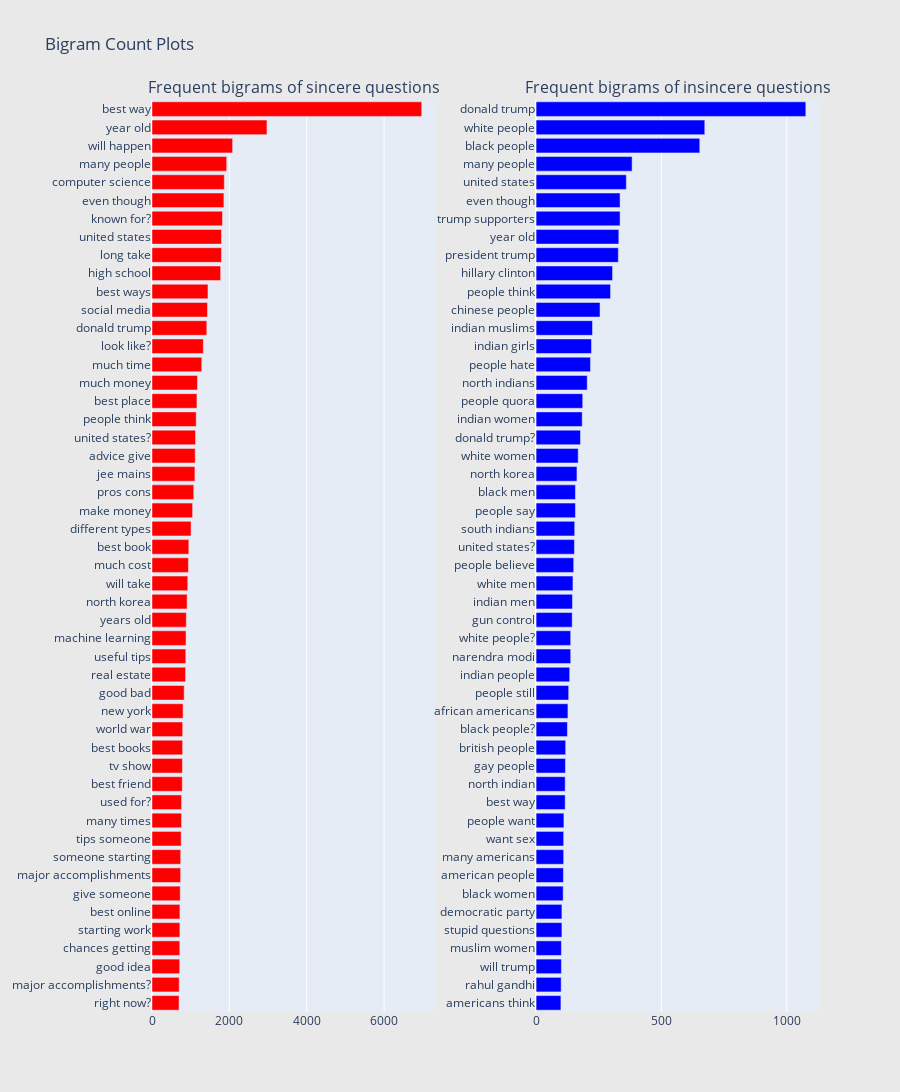

Notebook code cell kept with this figure:
### Markdown cell above
### Observations:

1. Some of the top words are common across both the classes like 'people', 'will', 'think' etc
2. The other top words in sincere questions after excluding the common ones at the very top are 'best', 'good' etc
3. The other top words in insincere questions after excluding the common ones are 'trump', 'women', 'white' etc

## **Create bigram frequency plots for both classes**

### Code cell
%%time

from collections import defaultdict
import plotly.graph_objs as go
from plotly.subplots import make_subplots
import plotly.offline as py

freq_dict = defaultdict(int)
for sent in train0_df["question_text"]:
    for word in generate_ngrams(sent,2):
        freq_dict[word] += 1
fd_sorted = pd.DataFrame(sorted(freq_dict.items(), key=lambda x: x[1])[::-1])
fd_sorted.columns = ["word", "wordcount"]
trace0 = horizontal_bar_chart(fd_sorted.head(50), 'red')


freq_dict = defaultdict(int)
for sent in train1_df["question_text"]:
    for word in generate_ngrams(sent,2):
        freq_dict[word] += 1
fd_sorted = pd.DataFrame(sorted(freq_dict.items(), key=lambda x: x[1])[::-1])
fd_sorted.columns = ["word", "wordcount"]
trace1 = horizontal_bar_chart(fd_sorted.head(50), 'blue')

# Creating two subplots
fig = make_subplots(rows=1, cols=2, vertical_spacing=0.04, horizontal_spacing=0.15,
                    subplot_titles=["Frequent bigrams of sincere questions", 
                                    "Frequent bigrams of insincere questions"])
fig.add_trace(trace0, 1, 1)
fig.add_trace(trace1, 1, 2)
fig['layout'].update(height=1200, width=900, paper_bgcolor='rgb(233,233,233)', title="Bigram Count Plots")
py.iplot(fig, filename='word-plots')

### Figure 1 — Plotly figure (JSON) as saved in the notebook; plotly's stock layout.template omitted (floating-point values rounded to 4 significant figures)
{"data": [{"marker": {"color": "red"}, "orientation": "h", "showlegend": false, "type": "bar", "x": [699, 702, 716, 719, 721, 722, 730, 740, 742, 754, 764, 765, 783, 786, 792, 793, 803, 832, 868, 873, 880, 887, 908, 925, 941, 952, 1009, 1050, 1080, 1110, 1117, 1126, 1143, 1162, 1176, 1287, 1327, 1417, 1435, 1447, 1775, 1796, 1797, 1822, 1859, 1870, 1931, 2084, 2972, 6973], "xaxis": "x", "y": ["right now?", "major accomplishments?", "good idea", "chances getting", "starting work", "best online", "give someone", "major accomplishments", "someone starting", "tips someone", "many times", "used for?", "best friend", "tv show", "best books", "world war", "new york", "good bad", "real estate", "useful tips", "machine learning", "years old", "north korea", "will take", "much cost", "best book", "different types", "make money", "pros cons", "jee mains", "advice give", "united states?", "people think", "best place", "much money", "much time", "look like?", "donald trump", "social media", "best ways", "high school", "long take", "united states", "known for?", "even though", "computer science", "many people", "will happen", "year old", "best way"], "yaxis": "y"}, {"marker": {"color": "blue"}, "orientation": "h", "showlegend": false, "type": "bar", "x": [99, 100, 101, 101, 103, 103, 108, 109, 110, 110, 111, 116, 116, 117, 118, 125, 127, 130, 134, 138, 138, 144, 145, 147, 150, 153, 154, 157, 157, 163, 168, 177, 184, 186, 204, 217, 221, 225, 255, 297, 305, 328, 330, 335, 335, 360, 383, 653, 673, 1076], "xaxis": "x2", "y": ["americans think", "rahul gandhi", "will trump", "muslim women", "stupid questions", "democratic party", "black women", "american people", "many americans", "want sex", "people want", "best way", "north indian", "gay people", "british people", "black people?", "african americans", "people still", "indian people", "narendra modi", "white people?", "gun control", "indian men", "white men", "people believe", "united states?", "south indians", "people say", "black men", "north korea", "white women", "donald trump?", "indian women", "people quora", "north indians", "people hate", "indian girls", "indian muslims", "chinese people", "people think", "hillary clinton", "president trump", "year old", "trump supporters", "even though", "united states", "many people", "black people", "white people", "donald trump"], "yaxis": "y2"}], "layout": {"annotations": [{"font": {"size": 16}, "showarrow": false, "text": "Frequent bigrams of sincere questions", "x": 0.2125, "xanchor": "center", "xref": "paper", "y": 1, "yanchor": "bottom", "yref": "paper"}, {"font": {"size": 16}, "showarrow": false, "text": "Frequent bigrams of insincere questions", "x": 0.7875, "xanchor": "center", "xref": "paper", "y": 1, "yanchor": "bottom", "yref": "paper"}], "height": 1200, "paper_bgcolor": "rgb(233,233,233)", "title": {"text": "Bigram Count Plots"}, "width": 900, "xaxis": {"anchor": "y", "domain": [0, 0.425]}, "xaxis2": {"anchor": "y2", "domain": [0.575, 1]}, "yaxis": {"anchor": "x", "domain": [0, 1]}, "yaxis2": {"anchor": "x2", "domain": [0, 1]}}}
